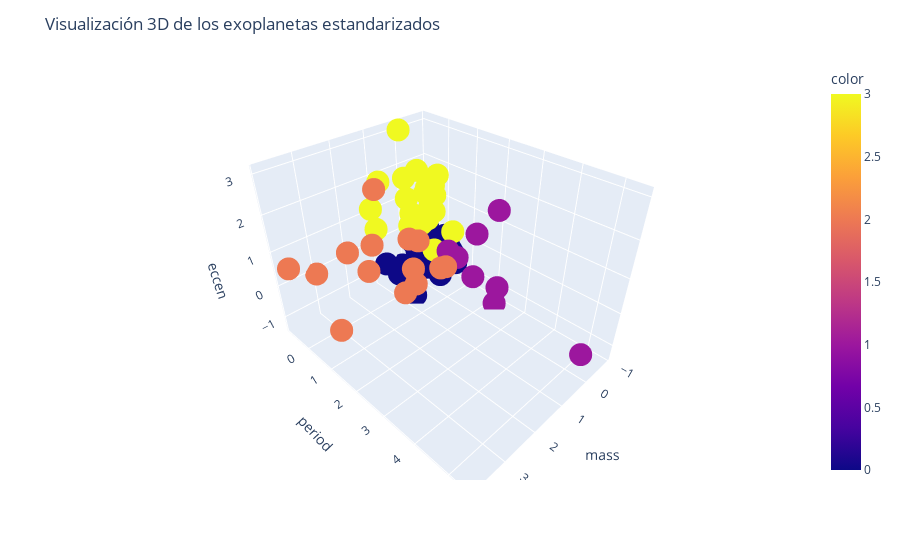

Notebook code cell kept with this figure:
### Code cell
fig = px.scatter_3d(df_standard, x='mass', y='period', z='eccen', color=etiquetas,)
fig.update_layout(title='Visualización 3D de los exoplanetas estandarizados')
fig.show()
